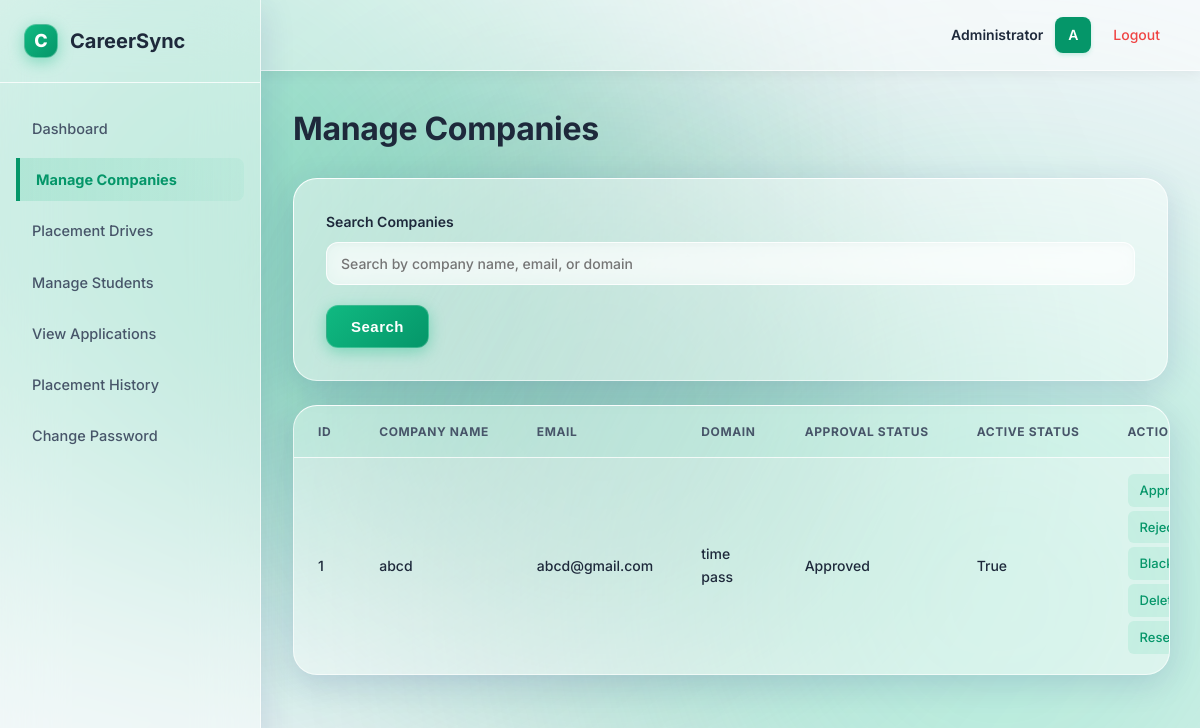
/admin/companies (signed in), run on an earlier commit of the app's database.
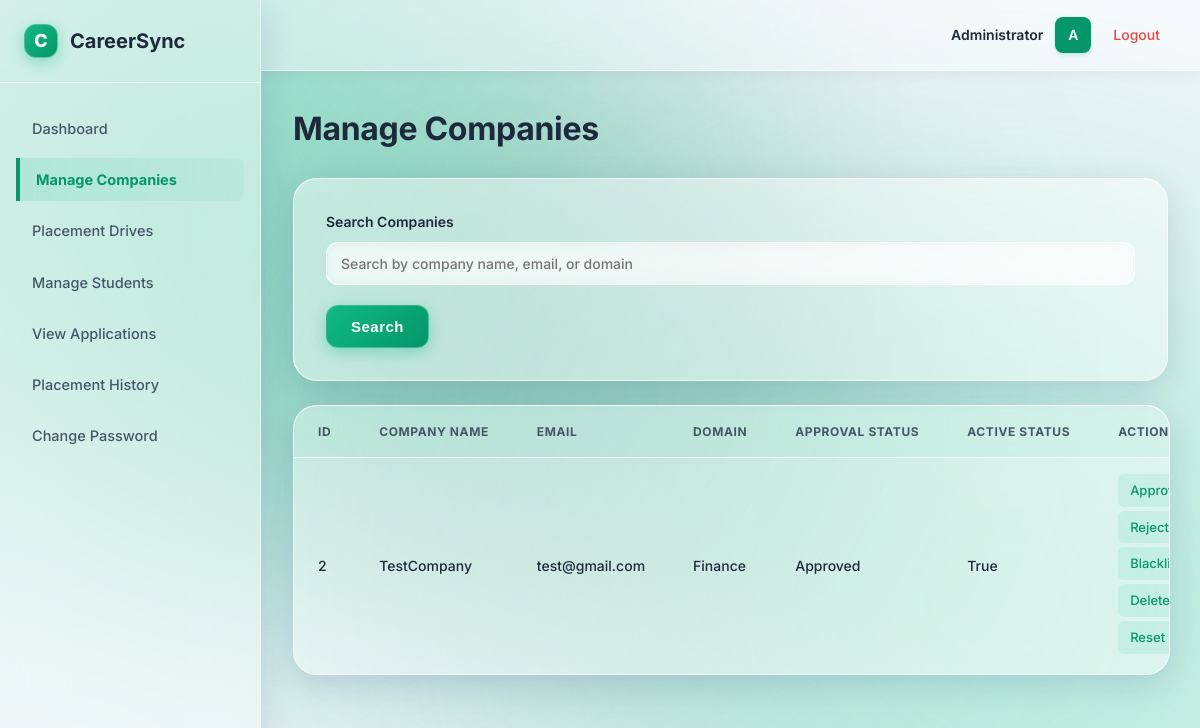
And on a later commit of the database.
### models.py (models this page shows)
class Company(db.Model):
    id = db.Column(db.Integer, primary_key = True)
    company_name = db.Column(db.String(100), nullable = False)
    email = db.Column(db.String(100), nullable = False, unique = True)
    pass_hash = db.Column(db.String(100), nullable = False )
    hr_contact = db.Column(db.Integer, nullable = False)
    website = db.Column(db.String(100), nullable = False)
    domain = db.Column(db.String(100), nullable = False)
    description = db.Column(db.Text, nullable = False)
    approval_status = db.Column(db.String(50), default = "Pending")
    is_active = db.Column(db.Boolean, default = True)
    created_at = db.Column(db.DateTime, default = datetime.now(UTC))
    type_of_employment = db.Column(db.String(100))
    drives = db.relationship('PlacementDrive', backref = 'company', lazy = True)

### app.py (the view)
@app.route("/admin/companies")
def admin_companies():
    if not admin_logged_in():
        flash("Unauthorized access.")
        return redirect(url_for("login"))
    search_query = request.args.get("search")
    if search_query:
        companies = Company.query.filter(
            (Company.company_name.ilike(f"%{search_query}%"))|
            (Company.email.ilike(f"%{search_query}%"))|
            (Company.domain.ilike(f"%{search_query}%"))
        ).all()
    else:
        companies = Company.query.all()
    return render_template("admin_companies.html", companies =companies)

### app.py (called while the page is built)
def admin_logged_in():
    return "user_id" in session and session.get("role") =="admin"

### templates/admin_companies.html (shortened to what this page needs)
{% extends "base.html" %}
{% block content %}
<h1>Manage Companies</h1>
<form method="GET" action="{{ url_for('admin_companies') }}">
    <label>Search Companies</label>
    <input type="text" name="search" placeholder="Search by company name, email, or domain">
    <button type="submit">Search</button>
</form>
<table>
    <tr>
        <th>ID</th>
        <th>Company Name</th>
        <th>Email</th>
        <th>Domain</th>
        <th>Approval Status</th>
        <th>Active Status</th>
        <th>Actions</th>
    </tr>
    {% for company in companies %}
    <tr>
        <td>{{ company.id }}</td>
        <td>{{ company.company_name }}</td>
        <td>{{ company.email }}</td>
        <td>{{ company.domain }}</td>
        <td>{{ company.approval_status }}</td>
        <td>{{ company.is_active }}</td>
        <td>
            <a href="{{ url_for('approve_company', company_id = company.id) }}"
               onclick="return confirm('Are you sure you want to approve this company?')">Approve</a>
            <a href="{{ url_for('reject_company', company_id = company.id) }}"
               onclick="return confirm('Are you sure you want to reject this company?')">Reject</a>
            <a href="{{ url_for('blacklist_company', company_id = company.id) }}"
               onclick="return confirm('Are you sure you want to blacklist this company?')">Blacklist</a>
            <a href="{{ url_for('delete_company', company_id = company.id) }}"
               onclick="return confirm('Are you sure you want to delete this company?')">Delete</a>
            <a href="{{ url_for('reset_company_password', company_id = company.id) }}">Reset Password</a>
        </td>
    </tr>
    {% endfor %}
</table>
{% endblock %}

### templates/base.html (shortened to what this page needs)
<!DOCTYPE html>
<html lang="en">
<head>
</head>
<body>
    <div class="bg-orb"></div>
    <div class="app-layout">
        {% block sidebar %}
        <aside class="sidebar">
            <div class="sidebar-header">
                <div class="logo-icon">C</div>
                CareerSync
            </div>
            <nav class="sidebar-nav">
                {% if session.get('role') == 'admin' %}
                <a href="{{ url_for('admin_dashboard') }}" class="{{ 'active' if request.endpoint == 'admin_dashboard' else '' }}">Dashboard</a>
                <a href="{{ url_for('admin_companies') }}" class="{{ 'active' if request.endpoint == 'admin_companies' else '' }}">Manage Companies</a>
                <a href="{{ url_for('admin_drives') }}" class="{{ 'active' if request.endpoint == 'admin_drives' else '' }}">Placement Drives</a>
                <a href="{{ url_for('admin_students') }}" class="{{ 'active' if request.endpoint == 'admin_students' else '' }}">Manage Students</a>
                <a href="{{ url_for('admin_applications') }}" class="{{ 'active' if request.endpoint == 'admin_applications' else '' }}">View Applications</a>
                <a href="{{ url_for('admin_placements') }}" class="{{ 'active' if request.endpoint == 'admin_placements' else '' }}">Placement History</a>
                <a href="{{ url_for('admin_change_password') }}" class="{{ 'active' if request.endpoint == 'admin_change_password' else '' }}">Change Password</a>
                {% endif %}
            </nav>
        </aside>
        {% endblock %}
        <div class="main-wrapper">
            {% block topbar %}
            <header class="topbar">
                <div class="user-profile">
                    {% if session.get('role') %}
                    <span>{{ session.get('user_name', session.get('role') | title) }}</span>
                    <div class="user-avatar">{{ session.get('user_name', session.get('role'))[0] | upper }}</div>
                    <a href="{{ url_for('logout') }}" style="color: #ef4444; margin-left: 10px;">Logout</a>
                    {% else %}
                    <span>Guest User</span>
                    <div class="user-avatar" style="background:#cbd5e1; color: #475569;">G</div>
                    {% endif %}
                </div>
            </header>
            {% endblock %}
            {% block page_container %}
            <div class="container">
                {% block content %}{% endblock %}
            </div>
            {% endblock %}
        </div>
    </div>
</body>
</html>

What changed in the data, as far as the page shows it:
removed Company: id "1", company_name "abcd", email "abcd@gmail.com", domain "time pass", approval_status "Approved", is_active "True"
added Company: id "2", company_name "TestCompany", email "test@gmail.com", domain "Finance", approval_status "Approved", is_active "True"
